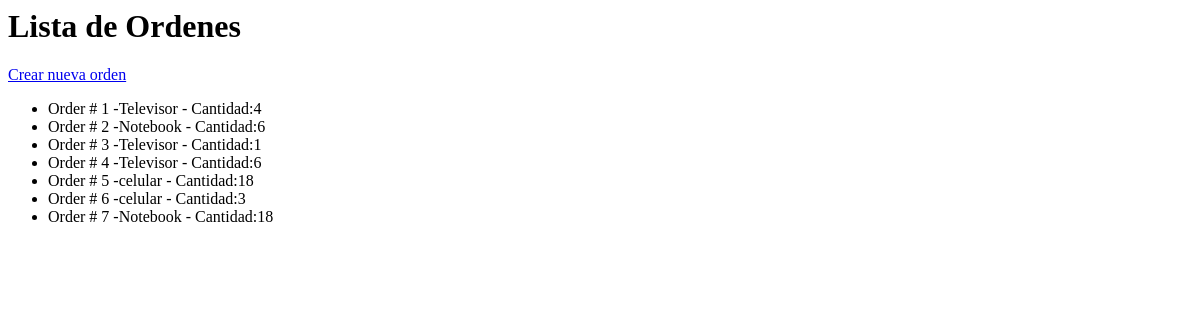
/orders/, run on an earlier commit of the app's database.
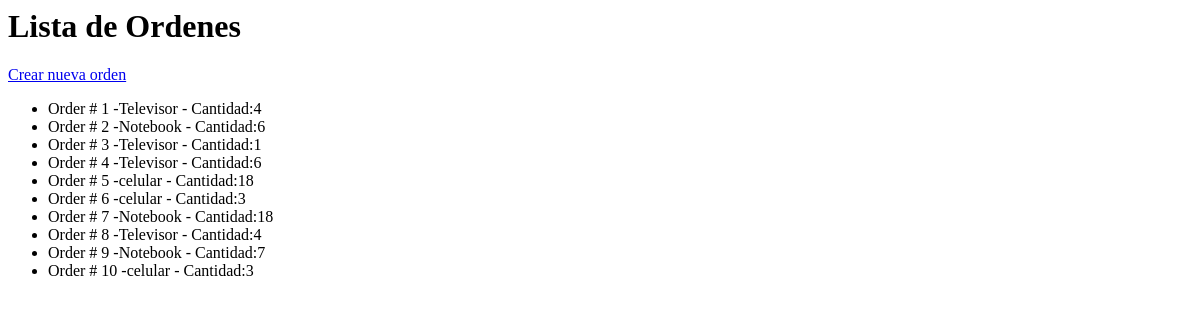
And on a later commit of the database.
### orders/models.py (models this page shows, shortened)
class Order(models.Model):
    product = models.ForeignKey(Product, on_delete=models.CASCADE)
    cliente = models.ForeignKey(Cliente, on_delete=models.CASCADE, blank=True, null=True)
    quantity = models.PositiveIntegerField(blank=True, null=True) #antes de migrar (blank=True, null=True)
    created_at = models.DateTimeField(auto_now_add=True)

### products/models.py (models this page shows, shortened)
class Product(models.Model):
    name = models.CharField(max_length=100)
    description = models.TextField()
    price = models.DecimalField(max_digits=10, decimal_places=2)
    stock = models.PositiveIntegerField()

### orders/views.py (the view)
# urls.py: path('', views.order_list, name='order_list'),
def order_list(request):
    orders = Order.objects.all()
    context = {'orders': orders}  # Asegúrate de que esto sea un diccionario, no un conjunto
    return render(request, 'orders/order_list.html', context)

### orders/templates/orders/order_list.html
<h1>Lista de Ordenes</h1>
<a href="{% url 'order_create' %}">Crear nueva orden</a>
<ul>
    {% for order in orders %}
    <li>Order # {{order.id}} -{{order.product.name}} - Cantidad:{{order.quantity}}</li>
    {% endfor %}
</ul>

What changed in the data, as far as the page shows it:
added Order: id "8", product.name "Televisor", quantity "4"
added Order: id "9", product.name "Notebook", quantity "7"
added Order: id "10", product.name "celular", quantity "3"
